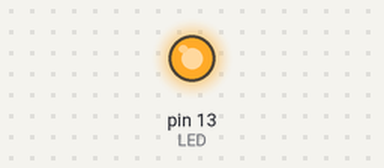
Recording of a sketch running on a simulated Arduino Uno, built with avr-gcc and run on an emulated ATmega328P. Parts: output pins drawn as LEDs (lit = HIGH).

Above: at 0.75 s.
At 10.5 s:
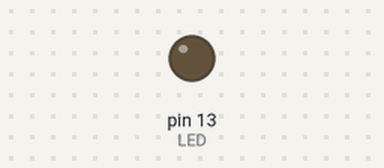
Timing chart, 0 to 14.3 s (numbered marks = the images above):
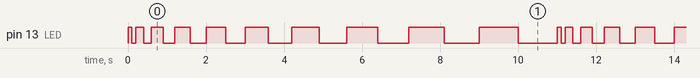

Measured:
- by itself, pin 13 (LED): repeats every 11.0 s: LOW 0.10 s, HIGH 0.20 s, LOW 0.20 s, HIGH 0.30 s, LOW 0.30 s, HIGH 0.40 s, LOW 0.40 s, HIGH 0.50 s, LOW 0.50 s, HIGH 0.60 s, LOW 0.60 s, HIGH 0.70 s, LOW 0.70 s, HIGH 0.80 s, LOW 0.80 s, HIGH 0.90 s, LOW 0.90 s, HIGH 1.0 s, LOW 1.0 s, HIGH 0.10 s
- by itself, everything shown: repeats every 11.0 s, in 20 steps

The sketch:

1011.ino
```cpp
const int LED =13;
void setup()
{
  Serial.begin(10500);
  pinMode(LED, OUTPUT);
}

void loop()
{
  //for(int i=0; i<=10 ;i++){
  //	digitalWrite(LED,HIGH);
  //  delay(i*300);
  //  digitalWrite(LED, LOW);
  //  delay((10-i)*300);
  //};

  int i = 1;
  int m = 200;
  while(i<11){
    digitalWrite(LED, HIGH);

    delay(i*100);
    digitalWrite(LED,  LOW);

    delay(i*100);
    i++;
    	}
}
```

110p.ino
```cpp

```
